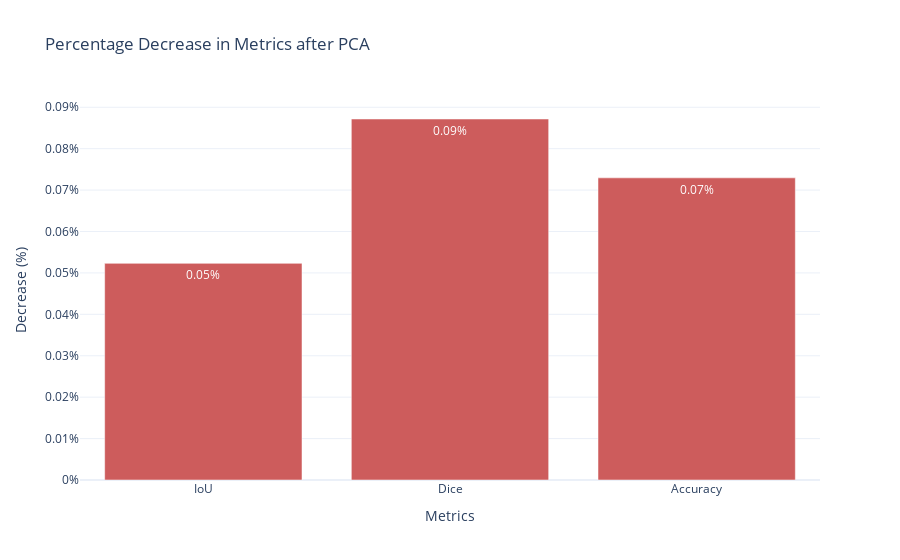

The notebook cell this image was saved under:
### Code cell
iou_decrease_percent = ((avg_iou - avg_iou_pca) / avg_iou) * 100
dice_decrease_percent = ((avg_dice - avg_dice_pca) / avg_dice) * 100
accuracy_decrease_percent = ((avg_accuracy - avg_accuracy_pca) / avg_accuracy) * 100

metrics = ['IoU', 'Dice', 'Accuracy']
decreases = [iou_decrease_percent, dice_decrease_percent, accuracy_decrease_percent]

fig = go.Figure(go.Bar(
    x=metrics,
    y=decreases,
    marker_color='indianred',
    text=[f"{val:.2f}%" for val in decreases],  
    textposition='auto'
))

fig.update_layout(
    title="Percentage Decrease in Metrics after PCA",
    xaxis_title="Metrics",
    yaxis_title="Decrease (%)",
    yaxis=dict(ticksuffix="%"),
    template="plotly_white"
)

fig.show()

### Figure 1 — Plotly figure (JSON) as saved in the notebook; plotly's stock layout.template omitted (floating-point values rounded to 4 significant figures)
{"data": [{"marker": {"color": "indianred"}, "text": ["0.05%", "0.09%", "0.07%"], "textposition": "auto", "type": "bar", "x": ["IoU", "Dice", "Accuracy"], "y": [0.05231, 0.08716, 0.07295]}], "layout": {"title": {"text": "Percentage Decrease in Metrics after PCA"}, "xaxis": {"title": {"text": "Metrics"}}, "yaxis": {"ticksuffix": "%", "title": {"text": "Decrease (%)"}}}}
